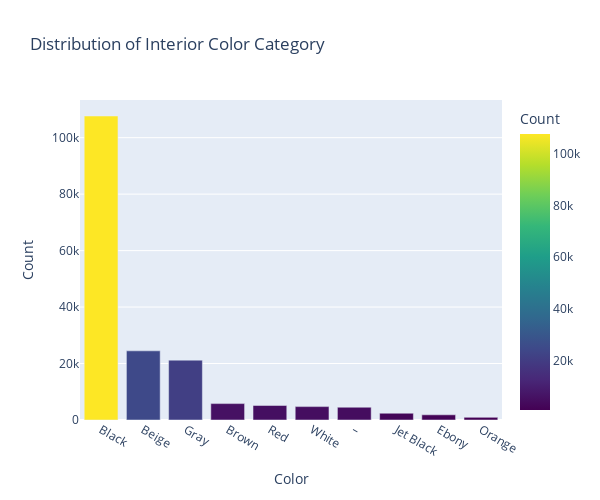

Notebook code cell kept with this figure:
### Code cell
fig = px.bar(int_col_counts, x='int_col', y='count', 
             title='Distribution of Interior Color Category',
             labels={'int_col': 'Color', 'count': 'Count'},
             color='count',  
             color_continuous_scale='Viridis'  
)

fig.update_layout(
    xaxis_title='Color',
    yaxis_title='Count',
    width=600,  
    height=500,
)

fig.show()

### Figure 1 — Plotly figure (JSON) as saved in the notebook; plotly's stock layout.template omitted (floating-point values rounded to 4 significant figures)
{"data": [{"alignmentgroup": "True", "hovertemplate": "Color=%{x}<br>Count=%{marker.color}<extra></extra>", "legendgroup": "", "marker": {"color": [107674, 24495, 21204, 5810, 5145, 4743, 4527, 2398, 1833, 932], "coloraxis": "coloraxis", "pattern": {"shape": ""}}, "name": "", "offsetgroup": "", "orientation": "v", "showlegend": false, "textposition": "auto", "type": "bar", "x": ["Black", "Beige", "Gray", "Brown", "Red", "White", "–", "Jet Black", "Ebony", "Orange"], "xaxis": "x", "y": [107674, 24495, 21204, 5810, 5145, 4743, 4527, 2398, 1833, 932], "yaxis": "y"}], "layout": {"barmode": "relative", "coloraxis": {"colorbar": {"title": {"text": "Count"}}, "colorscale": [[0, "#440154"], [0.1111, "#482878"], [0.2222, "#3e4989"], [0.3333, "#31688e"], [0.4444, "#26828e"], [0.5556, "#1f9e89"], [0.6667, "#35b779"], [0.7778, "#6ece58"], [0.8889, "#b5de2b"], [1, "#fde725"]]}, "height": 500, "legend": {"tracegroupgap": 0}, "title": {"text": "Distribution of Interior Color Category"}, "width": 600, "xaxis": {"anchor": "y", "domain": [0, 1], "title": {"text": "Color"}}, "yaxis": {"anchor": "x", "domain": [0, 1], "title": {"text": "Count"}}}}
